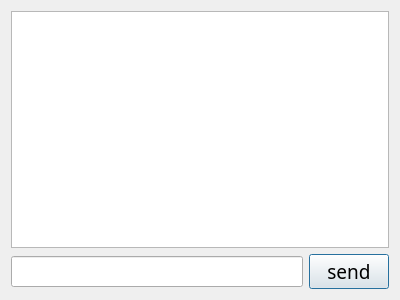
<?xml version="1.0" encoding="UTF-8"?>
<ui version="4.0">
 <class>Chat</class>
 <widget class="QDialog" name="Chat">
  <property name="geometry">
   <rect>
    <x>0</x>
    <y>0</y>
    <width>400</width>
    <height>300</height>
   </rect>
  </property>
  <property name="windowTitle">
   <string>Dialog</string>
  </property>
  <layout class="QVBoxLayout" name="verticalLayout">
   <item>
    <widget class="QTextEdit" name="show_TE">
     <property name="readOnly">
      <bool>true</bool>
     </property>
    </widget>
   </item>
   <item>
    <layout class="QHBoxLayout" name="horizontalLayout">
     <item>
      <widget class="QLineEdit" name="input_LE">
       <property name="font">
        <font>
         <family>Agency FB</family>
         <pointsize>12</pointsize>
        </font>
       </property>
      </widget>
     </item>
     <item>
      <widget class="QPushButton" name="send_PB">
       <property name="font">
        <font>
         <family>Agency FB</family>
         <pointsize>14</pointsize>
        </font>
       </property>
       <property name="text">
        <string>send</string>
       </property>
      </widget>
     </item>
    </layout>
   </item>
  </layout>
 </widget>
 <resources/>
 <connections/>
</ui>
